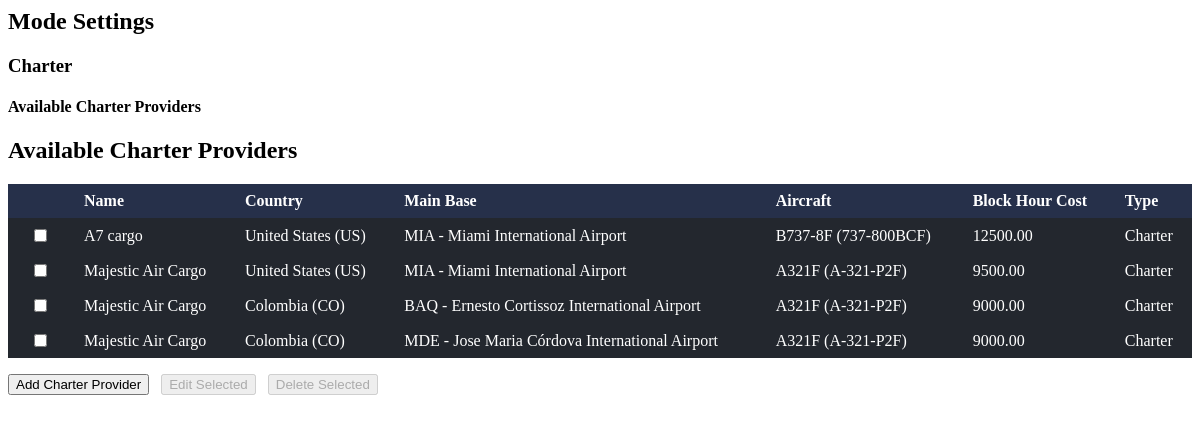
Page /mode-tab/ on the earlier database version.
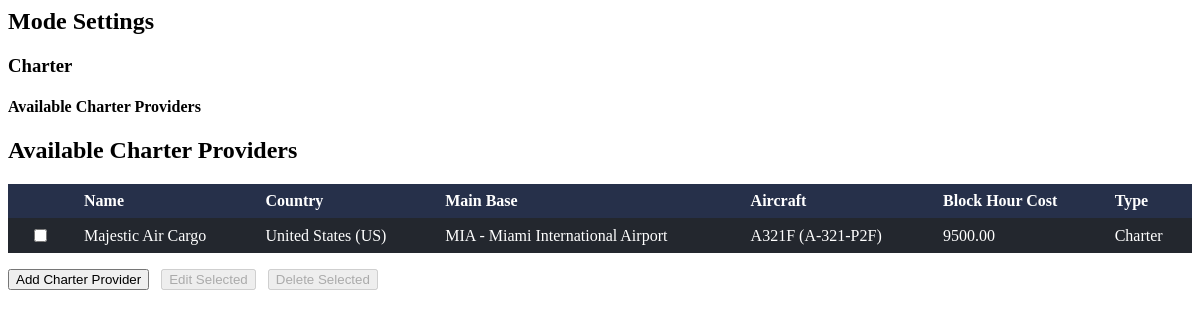
Same page on the later database version.
### main/models.py (models this page shows, shortened)
class CharterProvider(models.Model):
	name = models.CharField(max_length=100)
	country = models.ForeignKey(Country, on_delete=models.CASCADE)
	main_base = models.ForeignKey('Airport', on_delete=models.CASCADE, related_name='charter_providers')
	aircraft = models.ForeignKey(Aircraft, on_delete=models.CASCADE, related_name='charter_providers')
	block_hour_cost = models.DecimalField(max_digits=12, decimal_places=2)
	TYPE_CHOICES = [
		('charter', 'Charter'),
		('acmi', 'ACMI'),
		('by_kg', 'By Kg.')
	]
	type = models.CharField(max_length=16, choices=TYPE_CHOICES, default='charter')

class Country(models.Model):
    name = models.CharField(max_length=100)
    country_code = models.CharField(max_length=4)
    currency = models.CharField(max_length=64)
    currency_code = models.CharField(max_length=8)
    region = models.CharField(max_length=64)
    def __str__(self):
        return f"{self.name} ({self.country_code})"

class Airport(models.Model):
	iata_code = models.CharField(max_length=3, unique=True)
	name = models.CharField(max_length=100)
	city = models.CharField(max_length=100)
	country = models.CharField(max_length=100)
	latitude = models.FloatField(blank=True, null=True)
	longitude = models.FloatField(blank=True, null=True)
	altitude_ft = models.IntegerField(blank=True, null=True)
	fuel_cost_gl = models.FloatField()
	cargo_handling_cost_kg = models.FloatField()
	airport_fee = models.FloatField()
	turnaround_cost = models.FloatField()
	other_desc = models.CharField(max_length=255, blank=True)
	other_cost = models.FloatField(blank=True, null=True)
	def __str__(self):
		return f"{self.iata_code} - {self.name}"

class Aircraft(models.Model):
	aircraft_id = models.CharField(max_length=64, unique=True)
	manufacturer = models.CharField(max_length=64)
	model = models.CharField(max_length=64)
	short_name = models.CharField(max_length=32)
	mtow_kg = models.FloatField()
	mtow_lbs = models.FloatField()
	mldgw_kg = models.FloatField(blank=True, null=True)
	mldgw_lbs = models.FloatField(blank=True, null=True)
	zero_fuel_kg = models.FloatField()
	zero_fuel_lbs = models.FloatField()
	max_ramp_kg = models.FloatField(blank=True, null=True)
	max_ramp_lbs = models.FloatField(blank=True, null=True)
	empty_weight_kg = models.FloatField()
	empty_weight_lbs = models.FloatField()
	max_payload_kg = models.FloatField()
	max_payload_lbs = models.FloatField()
	fuel_capacity_gal = models.FloatField()
	fuel_capacity_lbs = models.FloatField()
	fuel_burn_gal = models.FloatField()
	fuel_burn_lbs = models.FloatField()
	min_fuel_landed_gal = models.FloatField(blank=True, null=True)
	min_fuel_landed_lbs = models.FloatField(blank=True, null=True)
	min_fuel_alternate_gal = models.FloatField(blank=True, null=True)
	min_fuel_alternate_lbs = models.FloatField(blank=True, null=True)
	cargo_positions_main_deck = models.IntegerField()
	cargo_positions_lower_deck = models.IntegerField()
	cruise_speed = models.FloatField()
	def __str__(self):
		return f"{self.short_name} ({self.model})"

### main/views.py (the view)
# urls.py: path('mode-tab/', views.mode_tab, name='mode_tab'),
def mode_tab(request):
	providers = CharterProvider.objects.all().order_by('name')
	if request.method == 'POST':
		form = CharterProviderForm(request.POST)
		if form.is_valid():
			form.save()
			update_routes_on_change()
			if request.headers.get('x-requested-with') == 'XMLHttpRequest':
				return JsonResponse({'success': True})
		if request.headers.get('x-requested-with') == 'XMLHttpRequest':
			return JsonResponse({'success': False, 'errors': form.errors}, status=400)
	else:
		form = CharterProviderForm()
	return render(request, 'mode.html', {'form': form, 'providers': providers})

### templates/mode.html (shortened to what this page needs)
{% load crispy_forms_tags %}
<div class="tab-content-inner mode-tab">
  <h2>Mode Settings</h2>
  <div class="mode-section">
    <h3>Charter</h3>
    <div class="charter-subsection">
      <h4>Available Charter Providers</h4>
      <div class="charter-provider-list">
        <h2 class="aircraft-section-title">Available Charter Providers</h2>
        <table style="width:100%;border-collapse:collapse;background:#23272e;color:#fff;">
          <thead>
            <tr style="background:#26304a;">
              <th style="padding:8px 12px;width:40px;"></th>
              <th style="padding:8px 12px;text-align:left;">Name</th>
              <th style="padding:8px 12px;text-align:left;">Country</th>
              <th style="padding:8px 12px;text-align:left;">Main Base</th>
              <th style="padding:8px 12px;text-align:left;">Aircraft</th>
              <th style="padding:8px 12px;text-align:left;">Block Hour Cost</th>
              <th style="padding:8px 12px;text-align:left;">Type</th>
            </tr>
          </thead>
          <tbody>
            {% for provider in providers %}
            <tr>
              <td style="padding:8px 12px;text-align:center;"><input type="checkbox" class="charter-provider-select-checkbox" value="{{ provider.id }}" /></td>
              <td style="padding:8px 12px;">{{ provider.name }}</td>
              <td style="padding:8px 12px;">{{ provider.country }}</td>
              <td style="padding:8px 12px;">{{ provider.main_base }}</td>
              <td style="padding:8px 12px;">{{ provider.aircraft }}</td>
              <td style="padding:8px 12px;">{{ provider.block_hour_cost }}</td>
              <td style="padding:8px 12px;">{{ provider.get_type_display }}</td>
            </tr>
            {% empty %}
            <tr><td colspan="7" style="padding:8px 12px;text-align:center;"><em>No providers yet.</em></td></tr>
            {% endfor %}
          </tbody>
        </table>
        <div style="display:flex;gap:0.75rem;margin-top:1rem;">
          <button id="add-charter-provider-btn" class="primary-button" type="button" onclick="toggleCharterProviderForm()">Add Charter Provider</button>
          <button id="edit-charter-provider-btn" class="primary-button" type="button" disabled>Edit Selected</button>
          <button id="delete-charter-provider-btn" class="danger-button" type="button" disabled>Delete Selected</button>
        </div>
      </div>
    </div>
  </div>
</div>

Differences in the rows shown:
removed CharterProvider: name "A7 cargo", country "United States (US)", main_base "MIA - Miami International Airport", aircraft "B737-8F (737-800BCF)", block_hour_cost "12500.00", type "Charter"
removed CharterProvider: name "Majestic Air Cargo", country "Colombia (CO)", main_base "BAQ - Ernesto Cortissoz International Airport", aircraft "A321F (A-321-P2F)", block_hour_cost "9000.00", type "Charter"
removed CharterProvider: name "Majestic Air Cargo", country "Colombia (CO)", main_base "MDE - Jose Maria Córdova International Airport", aircraft "A321F (A-321-P2F)", block_hour_cost "9000.00", type "Charter"
